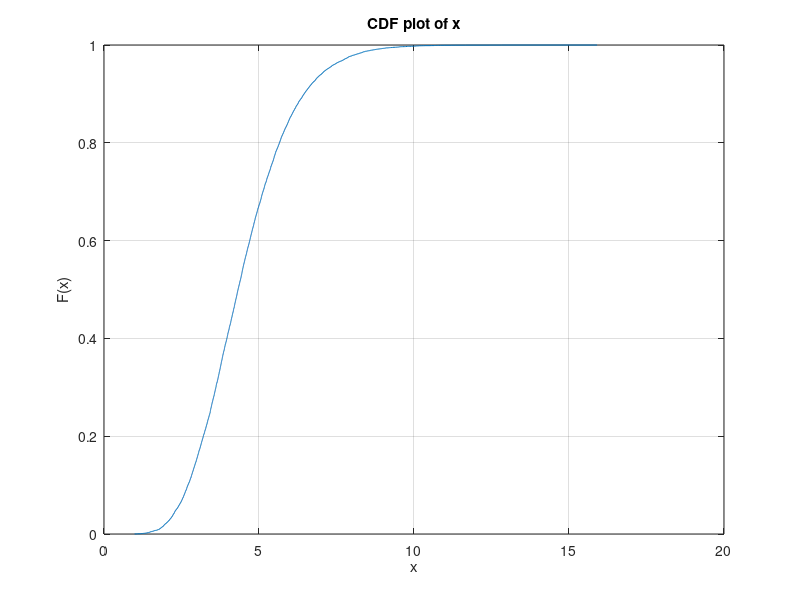

This figure's MATLAB source: (Note: this script raises an error after producing the figure.)
% 1.1
N = 12200;
parts = 10;
diagramSteps = 40;
n = N / parts;

X = dlmread('Task_3a.txt');

Xperm = X(randperm(length(X)));
Xpodv = zeros(parts, n);

for i = 1 : parts
    Xpodvt = Xperm(1 + (i - 1) * N / 10 : i * N / 10);
    for j = 1 : n
        Xpodv(i, j) = Xpodvt(j);
    end
end

% 1.2.1
figure; cdfplot(X);

% 1.2.2
maximum = max(X);
minimum = min(X);

step = (maximum - minimum) / diagramSteps;
intervals = minimum : step : maximum;

figure; histogram(X, intervals);
figure; histogram(X, intervals, 'Normalization', 'probability');

% 1.2.3
xMean = mean(X);
xD = mean((X - xMean).^2);
x_sqrt_D = sqrt(xD);

Xsort = sort(X);

P_KDE_gauss = zeros(1, N);
h_gauss = 1.06 * sqrt(xD) * N^(-0.2);

P_KDE_exp = zeros(1, N);
h_exp = h_gauss;

P_KDE_cauchy = zeros(1, N);
h_cauchy = h_gauss;

for i = 1 : N
    sigma_gauss = 0;
    sigma_exp = 0;
    sigma_cauchy = 0;
    for j = 1 : N
        arg_gauss = (Xsort(i) - Xsort(j)) / h_gauss;
        gauss_distribution_arg = exp(- arg_gauss^2 / 2) / sqrt(2 * pi);
        sigma_gauss = sigma_gauss + gauss_distribution_arg;
        
        arg_exp = (Xsort(i) - Xsort(j)) / h_exp;
        exp_distribution_arg = exp(-abs(arg_exp)) / 2;
        sigma_exp = sigma_exp + exp_distribution_arg;
        
        arg_cauchy = (Xsort(i) - Xsort(j)) / h_cauchy;
        cauchy_distribution_arg = 1 / (pi * (1 + arg_cauchy^2));
        sigma_cauchy = sigma_cauchy + cauchy_distribution_arg;
    end
    P_KDE_gauss(i) = sigma_gauss / (N * h_gauss);
    P_KDE_exp(i) = sigma_exp / (N * h_exp);
    P_KDE_cauchy(i) = sigma_cauchy / (N * h_cauchy);
end
figure; plot(Xsort, P_KDE_gauss);
figure; plot(Xsort, P_KDE_exp);
figure; plot(Xsort, P_KDE_cauchy);

% 1.3.1
xMedian = median(Xsort(N / 2));
xMid = (maximum - minimum) / 2;

moment_center_3 = mean((X - xMean).^3);
moment_center_4 = mean((X - xMean).^4);

xMod = 0;
for i = 2 : N
    if P_KDE_gauss(i) < P_KDE_gauss(i - 1)
        xMod = Xsort(i);
        break;
    end
end

% 1.3.2
xSkewness = skewness(X);
xKurtosis = kurtosis(X);

% 1.3.3
P = 0.95;
left_quantile_0_95 = quantile(X, (1 - P) / 2);
right_quantile_0_95 = quantile(X, (1 + P) / 2);

% 1.3.4
Xmean = zeros(1, parts);
Xmedian = zeros(1, parts);
Xmid = zeros(1, parts);
Xd = zeros(1, parts);
X_sqrt_d = zeros(1, parts);
X_moment_center_3 = zeros(1, parts);
X_moment_center_4 = zeros(1, parts);
Xskewness = zeros(1, parts);
Xkurtosis = zeros(1, parts);

for i = 1 : parts
   for j = 1 : n
       Xpodvt(j) = Xpodv(i, j);
   end
   Xmean(i) = mean(Xpodvt);
   Xmedian(i) = median(Xpodvt);
   Xmid(i) = (max(Xpodvt) - min(Xpodvt)) / 2;
   Xd(i) = mean((Xpodvt - Xmean(i)).^2);
   X_sqrt_d(i) = sqrt(Xd(i));
   X_moment_center_3(i) = mean((Xpodvt - Xmean(i)).^3);
   X_moment_center_4(i) = mean((Xpodvt - Xmean(i)).^4);
   Xskewness(i) = skewness(Xpodvt);
   Xkurtosis(i) = kurtosis(Xpodvt);
end

% 1.4
Q = 0.8;

tin = tinv((1 + Q) / 2, N - 1);
xMean_left_Q_0_8 = xMean - (sqrt(xD / N)) * tin;
xMean_right_Q_0_8 = xMean + (sqrt(xD / N)) * tin;

xD_left_Q_0_8  = xD * (N - 1) / chi2inv((1 + Q) / 2 , N - 1);
xD_right_Q_0_8 = xD * (N - 1) / chi2inv((1 - Q) / 2 , N - 1);

Xmean_interval_Q_0_8 = zeros(10, 2);
Xd_interval_Q_0_8 = zeros(10, 2);
left_denominator = chi2inv((1 + Q) / 2 , n - 1);
right_denominator = chi2inv((1 - Q) / 2 , n - 1);
for i = 1 : parts
   Xmean_interval_Q_0_8(i, 1) = Xmean(i) - (sqrt(Xd(i) / n)) * tin;
   Xmean_interval_Q_0_8(i, 2) = Xmean(i) + (sqrt(Xd(i) / n)) * tin;
   Xd_interval_Q_0_8(i, 1) = Xd(i) * (n - 1) / left_denominator;
   Xd_interval_Q_0_8(i, 2) = Xd(i) * (n - 1) / right_denominator;
end


k = 590;
left = Xsort(k / 2);
right = Xsort(N - k / 2);

k_n_P_Q = 1.96;
borders = zeros(parts, 2);
for i = 1 : parts
    borders(i, 1) = Xmean(i) - k_n_P_Q * X_sqrt_d(i);
    borders(i, 2) = Xmean(i) + k_n_P_Q * X_sqrt_d(i);
end

% 2.2
k_mm = (xMean / x_sqrt_D)^2;
O_mm = xD / xMean;
mle_gamma = mle(Xsort, 'pdf', @gampdf, 'start', [1 1]);
k_mle = mle_gamma(1);
O_mle = mle_gamma(2);
figure;
ksdensity(Xsort);
grid on; hold on;
Y_mle = gampdf(Xsort, k_mle, O_mle);
plot(Xsort, Y_mle, 'g');
Y_mm = gampdf(Xsort, k_mm, O_mm);
plot(Xsort, Y_mm, 'r');
legend({'Gamma - KDE', 'Gamma - MLE', 'Gamma - MM'});

figure;
cdfplot(Xsort);
grid on; hold on;
Y_mle = gamcdf(Xsort, k_mle, O_mle);
plot(Xsort, Y_mle, 'g');
Y_mm = gamcdf(Xsort, k_mm, O_mm);
plot(Xsort, Y_mm, 'r');
legend({'Gamma - KDE', 'Gamma - MLE', 'Gamma - MM'});


M_mm = xMean;
sqrt_D_mm = x_sqrt_D;
mle_mormal = mle(Xsort, 'pdf', @normpdf, 'start', [1 1]);
M_mle = mle_mormal(1);
sqrt_D_mle = mle_mormal(2);
figure;
ksdensity(Xsort);
grid on; hold on;
Y_mle = normpdf(Xsort, M_mle, sqrt_D_mle);
plot(Xsort, Y_mle, 'g');
Y_mm = normpdf(Xsort, M_mm, sqrt_D_mm);
plot(Xsort, Y_mm, 'r');
legend({'Normal - KDE', 'Normal - MLE', 'Normal - MM'});

figure;
cdfplot(Xsort);
grid on; hold on;
Y_mle = normcdf(Xsort, M_mle, sqrt_D_mle);
plot(Xsort, Y_mle, 'g');
Y_mm = normcdf(Xsort, M_mm, sqrt_D_mm);
plot(Xsort, Y_mm, 'r');
legend({'Normal - KDE', 'Normal - MLE', 'Normal - MM'});


laplace_pdf = @(X, c, a)(a / 2 * exp(-a * abs(X - c)) * (a > 0) + 1e-10);
M_mm = xMean;
lambda_mm = sqrt(2 / xD);
mle_laplace = mle(Xsort, 'pdf', laplace_pdf, 'start', [1 1]);
M_mle = mle_laplace(1);
lambda_mle = mle_laplace(2);
figure;
ksdensity(Xsort);
grid on; hold on;
Y_mle = laplace_pdf(Xsort, M_mle, lambda_mle);
plot(Xsort, Y_mle, 'g');
Y_mm = laplace_pdf(Xsort, M_mm, lambda_mm);
plot(Xsort, Y_mm, 'r');
legend({'Laplace - KDE', 'Laplace - MLE', 'Laplace - MM'});

laplace_cdf = @(X, c, a)((0.5 * exp(a * (X - c))).*(X <= c) + (1 - 0.5 * exp(-a * (X - c))).*(X > c));
figure;
cdfplot(Xsort);
grid on; hold on;
Y_mle = laplace_cdf(Xsort, M_mle, lambda_mle);
plot(Xsort, Y_mle, 'g');
Y_mm = laplace_cdf(Xsort, M_mm, lambda_mm);
plot(Xsort, Y_mm, 'r');
legend({'Laplace - KDE', 'Laplace - MLE', 'Laplace - MM'});


% 2.3
Y_hist = zeros(1, length(intervals) - 1);
interval_left = 1;
for i = 1 : N
    if (Xsort(i) >= intervals(interval_left)) && (Xsort(i) < intervals(interval_left + 1))
        Y_hist(interval_left) = Y_hist(interval_left) + 1;
    else
        Y_hist(interval_left) = Y_hist(interval_left);
        interval_left = interval_left + 1;
    end
end

xi_criteria = chi2inv((1 + Q) / 2, length(intervals) - 2);
xi_gamma_mm = 0;
xi_gamma_mle = 0;
xi_normal_mm = 0;
xi_normal_mle = 0;
xi_laplace_mm = 0;
xi_laplace_mle = 0;
for i = 2 : length(intervals)
    pk = gamcdf(intervals(i), k_mm, O_mm) - gamcdf(intervals(i - 1), k_mm, O_mm);
    xi_gamma_mm = xi_gamma_mm + (N * pk - Y_hist(i - 1))^2 / pk;
    pk = gamcdf(intervals(i), k_mle, O_mle) - gamcdf(intervals(i - 1), k_mle, O_mle);
    xi_gamma_mle = xi_gamma_mle + (N * pk - Y_hist(i - 1))^2 / pk;
    
    pk = normcdf(intervals(i), M_mm, sqrt_D_mm) - normcdf(intervals(i - 1), M_mm, sqrt_D_mm);
    xi_normal_mm = xi_normal_mm + (N * pk - Y_hist(i - 1))^2 / pk;
    pk = normcdf(intervals(i), M_mle, sqrt_D_mle) - normcdf(intervals(i - 1), M_mle, sqrt_D_mle);
    xi_normal_mle = xi_normal_mle + (N * pk - Y_hist(i - 1))^2 / pk;
    
    pk = laplace_cdf(intervals(i), M_mm, lambda_mm) - laplace_cdf(intervals(i - 1), M_mm, lambda_mm);
    xi_laplace_mm = xi_laplace_mm + (N * pk - Y_hist(i - 1))^2 / pk;
    pk = laplace_cdf(intervals(i), M_mle, lambda_mle) - laplace_cdf(intervals(i - 1), M_mle, lambda_mle);
    xi_laplace_mle = xi_laplace_mle + (N * pk - Y_hist(i - 1))^2 / pk;
end
xi_gamma_mm = xi_gamma_mm / N;
xi_gamma_mle = xi_gamma_mle / N;
xi_normal_mm = xi_normal_mm / N;
xi_normal_mle = xi_normal_mle / N;
xi_laplace_mm = xi_laplace_mm / N;
xi_laplace_mle = xi_laplace_mle / N;

alpha = 1 - Q;
kolmogorov_smirnov_criteria = sqrt(- 1 * log(0.5 * alpha) / (2 * N)) - 1 / (6 * N);
D_gamma_mm = 0;
D_gamma_mle = 0;
D_normal_mm = 0;
D_normal_mle = 0;
D_laplace_mm = 0;
D_laplace_mle = 0;
for i = 1 : N
   D_mm = abs(gamcdf(Xsort(i), k_mm, O_mm) - i / N);
   if D_mm > D_gamma_mm
       D_gamma_mm = D_mm;
   end
   D_mle = abs(gamcdf(Xsort(i), k_mle, O_mle) - i / N);
   if D_mle > D_gamma_mle
       D_gamma_mle = D_mle;
   end
   
   D_mm = abs(normcdf(Xsort(i), M_mm, lambda_mm) - i / N);
   if D_mm > D_normal_mm
       D_normal_mm = D_mm;
   end
   D_mle = abs(normcdf(Xsort(i), M_mle, lambda_mle) - i / N);
   if D_mle > D_normal_mle
       D_normal_mle = D_mle;
   end
   
   D_mm = abs(laplace_cdf(Xsort(i), M_mm, lambda_mm) - i / N);
   if D_mm > D_laplace_mm
       D_laplace_mm = D_mm;
   end
   D_mle = abs(laplace_cdf(Xsort(i), M_mle, lambda_mle) - i / N);
   if D_mle > D_laplace_mle
       D_laplace_mle = D_mle;
   end
end

mises_criteria = 0.2415;
start_value = 1 / (12 * N);
nw_gamma_mm = start_value;
nw_gamma_mle = start_value;
nw_normal_mm = start_value;
nw_normal_mle = start_value;
nw_laplace_mm = start_value;
nw_laplace_mle = start_value;
for i = 1 : N
   sub = (2 * i - 1) / (2 * N);
   nw_gamma_mm = nw_gamma_mm + (gamcdf(Xsort(i), k_mm, O_mm) - sub)^2;
   nw_gamma_mle = nw_gamma_mle + (gamcdf(Xsort(i), k_mle, O_mle) - sub)^2;
   
   nw_normal_mm = nw_normal_mm + (normcdf(Xsort(i), M_mm, lambda_mm) - sub)^2;
   nw_normal_mle = nw_normal_mle + (normcdf(Xsort(i), M_mle, lambda_mle) - sub)^2;
   
   nw_laplace_mm = nw_laplace_mm + (laplace_cdf(Xsort(i), M_mm, lambda_mm) - sub)^2;
   nw_laplace_mle = nw_laplace_mle + (laplace_cdf(Xsort(i), M_mle, lambda_mle) - sub)^2;
end